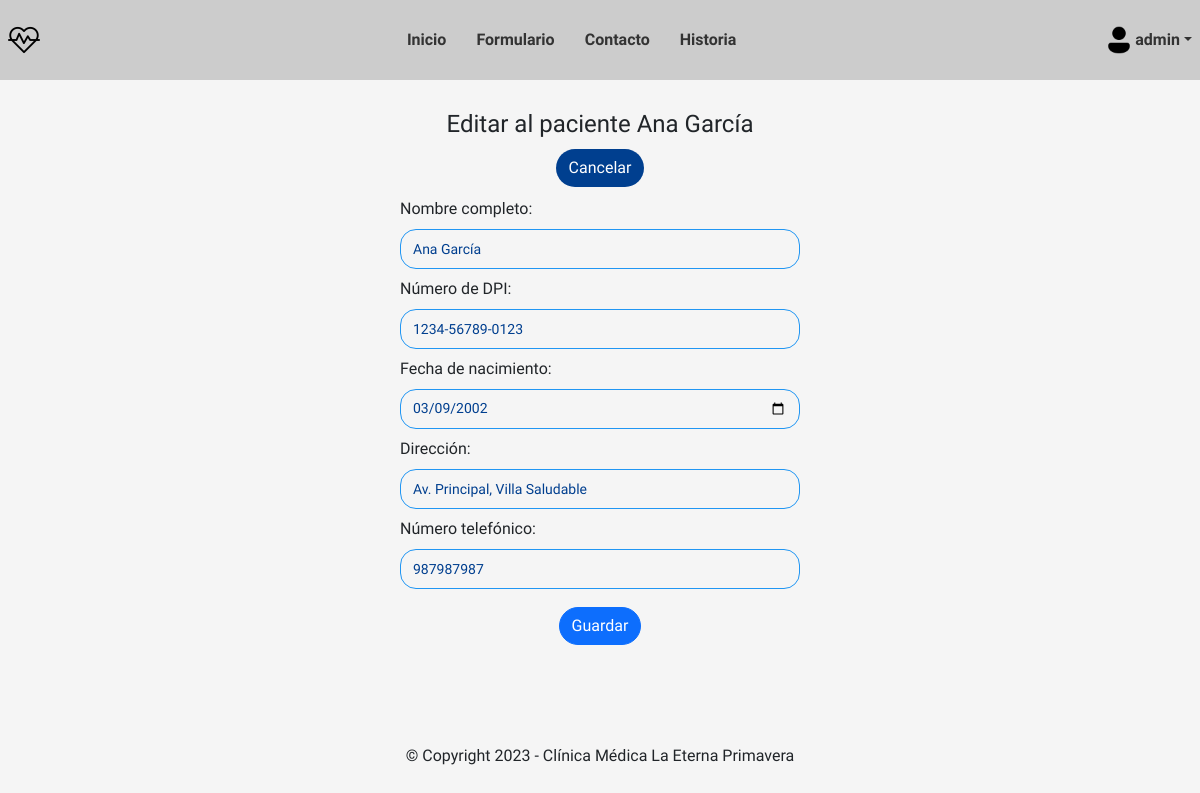
The app's page /paciente/editar/1 (signed in) with its own data.
### usuario/models.py (models this page shows, shortened)
class Usuario(AbstractBaseUser, PermissionsMixin):
    email = models.EmailField(_('email address'), unique=True)
    name = models.CharField(max_length=150)
    mobile = models.CharField(max_length=20, blank=True)
    is_active = models.BooleanField(default=False)
    is_staff = models.BooleanField(default=False)
    created = models.DateTimeField(auto_now_add=True)
    updated = models.DateTimeField(auto_now=True)
    objects = CustomAccountManager()
    USERNAME_FIELD = 'email'
    REQUIRED_FIELDS = ['name']

### clinica/models.py (models this page shows, shortened)
class Paciente(models.Model):
    nombre = models.CharField(max_length=128)
    dpi = models.CharField(max_length=64)
    fecha_de_nacimiento = models.DateField()
    direccion = models.CharField(max_length=128)
    numero_telefonico = models.CharField(max_length=64)

### clinica/views.py (the view)
# urls.py: path('paciente/editar/<int:pk>', views.PacienteUpdateView.as_view(), name='paciente-update'),
@method_decorator(login_required, name='dispatch')
class PacienteUpdateView(UpdateView):
    model = Paciente
    form_class = PacienteForm
    template_name = 'clinica/paciente/paciente_update.html'
    success_url = reverse_lazy('clinica:paciente-list')

### clinica/forms.py
class PacienteForm(forms.ModelForm):
    class Meta:
        model = Paciente
        fields = [
            'nombre',
            'dpi',
            'fecha_de_nacimiento',
            'direccion',
            'numero_telefonico',
        ]
        labels = {
            'nombre': 'Nombre completo',
            'dpi': 'Número de DPI',
            'fecha_de_nacimiento': 'Fecha de nacimiento',
            'direccion': 'Dirección',
            'numero_telefonico': 'Número telefónico',
        }
        widgets = {
            'nombre': forms.TextInput(attrs={'class': 'form-control', 'placeholder': 'Ingrese su nombre'}),
            'dpi': forms.TextInput(attrs={'class': 'form-control', 'placeholder': 'Ingrese su número de DPI'}),
            'fecha_de_nacimiento': forms.DateInput(attrs={'type': 'date', 'class': 'form-control'}),
            'direccion': forms.TextInput(attrs={'class': 'form-control', 'placeholder': 'Ingrese su dirección residencial'}),
            'numero_telefonico': forms.TextInput(attrs={'class': 'form-control', 'placeholder': 'Ingrese su número telefónico'}),
        }

### templates/clinica/paciente/paciente_update.html (shortened to what this page needs)
{% extends 'base.html' %}
{% block content %}
    <div>
        <h4 style="text-align: center;">Editar al paciente {{ object.nombre }}</h4>
        <div class="btn-container">
            <a class="btn btn-medic" href="{% url 'clinica:paciente-list' %}">Cancelar</a>
        </div>
        <form method="post" class="form">
            {% for field in form %}
            <div class="form-item">
                {{ field.label_tag }}
                {{ field }}
            </div>
            {% endfor %}
            <div class="btn-container">
                <button type="submit" class="btn btn-primary">Guardar</button>
            </div>
        </form>
    </div>
{% endblock content %}

### templates/base.html (shortened to what this page needs)
{% load static %}
<!DOCTYPE html>
<html lang="en">
<head>
    <link href="https://cdn.jsdelivr.net/npm/bootstrap@5.3.2/dist/css/bootstrap.min.css" rel="stylesheet">
    <link rel="stylesheet" href="{% static 'css/main.css' %}">
</head>
<body>
    <header>
        <nav class="navbar">
            <div class="container-navbar">
                <div class="navbar-left">
                    <div>
                        <a class="navbar-left_icon" href="{% url 'clinica:home' %}"><img style="height: 32px;" src="{% static 'img/heart-beat.png' %}" alt="img"></a>
                    </div>
                </div>
                <div class="navbar-mid">
                    <div class="navbar-menu">
                        <ul class="navbar-items">
                            <li class="navbar-item"><a href="{% url 'clinica:home' %}">Inicio</a></li>
                            <li class="navbar-item"><a href="{% url 'clinica:formulario' %}">Formulario</a></li>
                            <li class="navbar-item"><a href="{% url 'clinica:contacto' %}">Contacto</a></li>
                            <li class="navbar-item"><a href="{% url 'clinica:historia' %}">Historia</a></li>
                        </ul>
                    </div>
                </div>
                <div class="navbar-right">
                    <a href="{% url 'usuario:login' %}"><img style="height: 32px;" src="{% static 'img/user.png' %}" alt="img"></a>
                    {% if user.is_authenticated %}
                    <div class="navbar__user-name">
                        <a class="dropdown-toggle" id="dropdown-toggle">{{ request.user.name}}</a>
                        </div>
                        {% else %}
                        <div class="navbar__user-name dropdown">
                        <a href="{% url 'usuario:login' %}">Login</a>
                    </div>
                    {% endif %}
                </div>
            </div>
        </nav>
    </header>
    <main class="container">
        {% block content %}{% endblock content %}
    </main>
    <footer class="footer">
        &copy; Copyright 2023 - Clínica Médica La Eterna Primavera
    </footer>
</body>
</html>

### staticfiles/css/main.css (style rules this page uses)
:root { --primary-100: #3F51B5; --primary-200: #757de8; --primary-300: #dedeff; --accent-100: #2196F3; --accent-200: #003f8f; --text-100: #333333; --text-200: #5c5c5c; --bg-100: #FFFFFF; --bg-200: #f5f5f5; --bg-300: #cccccc; }
* { margin: 0; padding: 0; box-sizing: border-box; }
a { text-decoration: none; color: var(--text-100); font-weight: 600; }
ul { list-style: none; padding: 0; margin: 0; }
body { font-family: 'Exo 2', sans-serif; font-size: 16px; background-color: var(--bg-200); display: grid; min-height: 100vh; grid-template-rows: auto 1fr auto; }
.container { padding: 30px 0; max-width: 1200px; margin: 0 auto; }
.container-navbar { display: flex; flex-wrap: inherit; align-items: center; justify-content: space-between; max-width: 1200px; margin: 0 auto; padding: 16px 8px; flex: 1; }
.btn-container { margin: 10px 10px; display: flex; justify-content: center; }
.btn { border-radius: 30px; }
.btn-medic { color: var(--bg-100); background-color: var(--accent-200); }
.navbar { display: flex; justify-content: space-between; align-items: center; background-color: var(--bg-300); }
.navbar-mid { display: flex; justify-content: space-between; align-items: center; }
.navbar-right { display: flex; justify-content: space-between; align-items: center; }
.navbar-menu { display: flex; }
.navbar-items { display: flex; flex-direction: row; gap: 10px; }
.navbar-item { display: flex; cursor: pointer; padding: 4px 10px; }
.form { min-width: 250px; max-width: 400px; margin: 0 auto; }
.form-item { display: flex; flex-direction: column; }
.form-control { height: 40px; padding: 0px 12px; margin: 8px 0px; border-radius: 16px; border: 1px solid var(--accent-100); background-color: var(--bg-200); font-family: 'Exo 2', sans-serif; font-size: 14px; outline: none; color: var(--accent-200); font-weight: 500; }
.footer { padding: 32px 0px; display: flex; flex-direction: column; text-align: center; }
.dropdown-toggle { cursor: pointer; }
.navbar__user-name { position: relative; }

### records on screen
Usuario: user.name "admin"
Paciente: nombre "Ana García", form "Ana García" "1234-56789-0123" "03/09/2002" "Av. Principal, Villa Saludable" "987987987"

### other values on screen
{{ field.label_tag }} "Nombre completo:" "Número de DPI:" "Fecha de nacimiento:" "Dirección:" "Número telefónico:"
